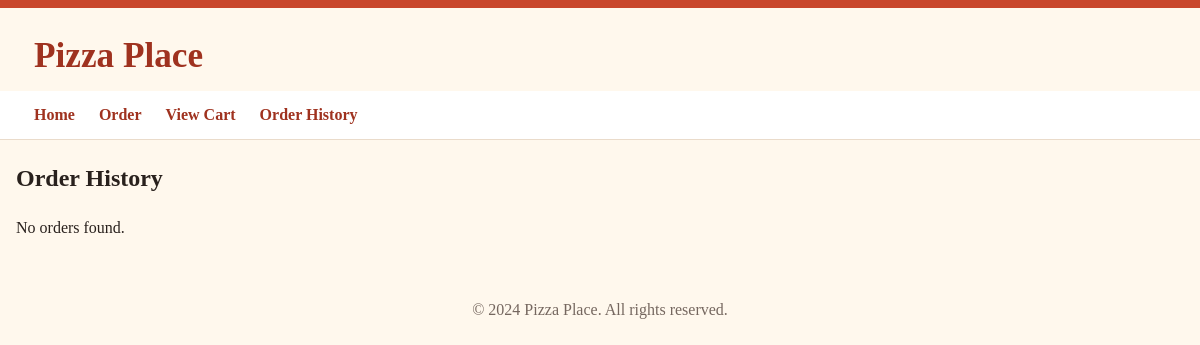
The page /orders on the database as committed earlier.
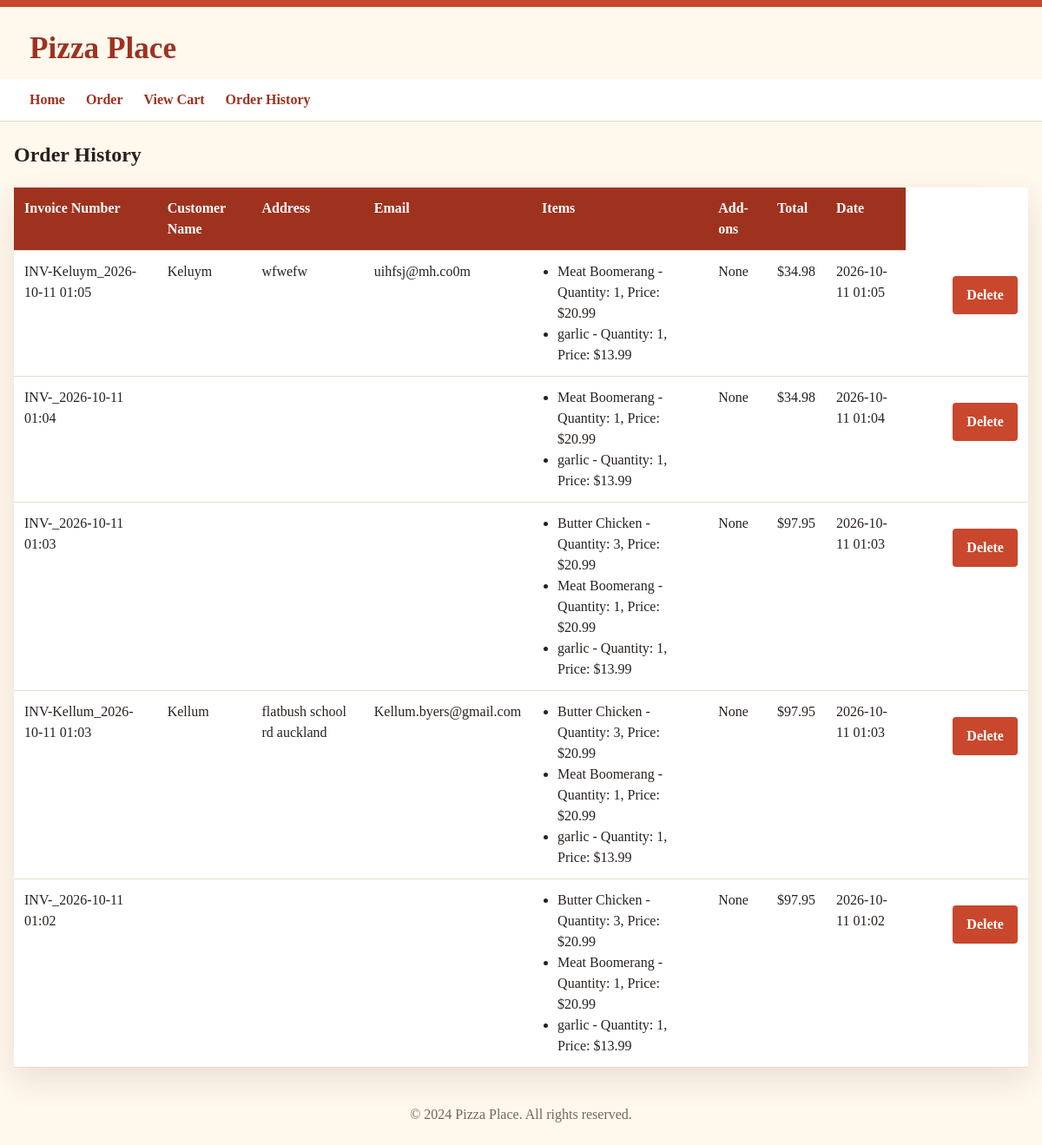
The same page on the database as committed later.
### tables this page shows
CREATE TABLE pizza_orders (
                id INTEGER PRIMARY KEY AUTOINCREMENT,
                invoice_number TEXT NOT NULL,
                customer_name TEXT NOT NULL,
                cart TEXT NOT NULL,
                total REAL NOT NULL,
                addons TEXT,
                order_date TIMESTAMP DEFAULT CURRENT_TIMESTAMP
            , email TEXT, address TEXT, card_name TEXT, card_number TEXT, card_expiry TEXT);

### app.py (the view)
@app.route('/orders')
def order_history():
    initialise_database()
    with sqlite3.connect('database.db') as conn:
        cursor = conn.cursor()
        cursor.execute('''
            SELECT id, invoice_number, customer_name, email, address, card_name, card_number, card_expiry,
                   cart, total, addons, order_date
            FROM pizza_orders
            ORDER BY id DESC
        ''')
        rows = cursor.fetchall()
        orders = []
        for row in rows:
            orders.append({
                'id': row[0],
                'invoice_number': row[1],
                'customer_name': row[2],
                'email': row[3],
                'address': row[4],
                'items': json.loads(row[8]),
                'total': row[9],
                'addons': json.loads(row[10] or '{}'),
                'date': row[11]
            })
    return render_template('order_history.html', orders=orders)

### Templates/order_history.html (shortened to what this page needs)
{% extends "base.html" %}
{% block content %}
    <h2>Order History</h2>
    {% if orders %}
        <table>
            <thead>
                <tr>
                    <th>Invoice Number</th>
                    <th>Customer Name</th>
                    <th>Address</th>
                    <th>Email</th>
                    <th>Items</th>
                    <th>Add-ons</th>
                    <th>Total</th>
                    <th>Date</th>
                </tr>
            </thead>
            <tbody>
                {% for order in orders %}
                    <tr>
                        <td>{{ order['invoice_number'] }}</td>
                        <td>{{ order['customer_name'] }}</td>
                        <td>{{ order['address'] }}</td>
                        <td>{{ order['email'] }}</td>
                        <td>
                            <ul>
                                {% for item, details in order['items'].items() %}
                                    <li>{{ item }} - Quantity: {{ details['quantity'] }}, Price: ${{ "%.2f"|format(details['price']) }}</li>
                                {% else %}
                                    <li>No items</li>
                                {% endfor %}
                            </ul>
                        </td>
                        <td>
                            {% if order['addons'] %}
                                <ul>
                                    {% for addon, price in order['addons'].items() %}
                                        <li>{{ addon }} - ${{ "%.2f"|format(price) }}</li>
                                    {% endfor %}
                                </ul>
                            {% else %}
                                <span>None</span>
                            {% endif %}
                        </td>
                        <td>${{ "%.2f"|format(order['total']) }}</td>
                        <td>{{ order['date'] }}</td>
                    <td>
                    </td>
                    <td>
                        <form action="{{ url_for('cancel_saved_order', order_id=order['id']) }}" method="post" style="display:inline;">
                            <button type="submit" onclick="return confirm('Are you sure you want to cancel this order?');">Delete</button>
                        </form>
                    </td>
                 </tr>
                {% endfor %}
            </tbody>
        </table>
    {% else %}
        <p>No orders found.</p>
    {% endif %}
{% endblock %}

### Templates/base.html (shortened to what this page needs)
<!DOCTYPE html>
<html lang="en">
<head>
    <link rel="stylesheet" href="{{ url_for('static', filename='style.css') }}">
</head>
<body>
    <h1>Pizza Place</h1>
    <nav>
        <ul>
            <li><a href="{{ url_for('home') }}">Home</a></li>
            <li><a href="{{ url_for('index') }}">Order</a></li>
            <li><a href="{{ url_for('view_cart') }}">View Cart</a></li>
            <li><a href="{{ url_for('order_history') }}">Order History</a></li>
        </ul>
    </nav>
    <header>
        <main>
             {% block content %} {% endblock %}
        </main>
    </header>
    <footer>
        <p>&copy; 2024 Pizza Place. All rights reserved.</p>
    </footer>
</body>
</html>

### Static/style.css (style rules this page uses)
:root { --ink: #29211d; --muted: #75675f; --cream: #fff8ed; --paper: #ffffff; --tomato: #c9472c; --tomato-dark: #9f321f; --gold: #e7a52b; --line: #eadbca; --shadow: 0 14px 35px rgba(79, 46, 25, 0.12); }
* { box-sizing: border-box; }
body { margin: 0; color: var(--ink); background: var(--cream); font-family: Georgia, 'Times New Roman', serif; line-height: 1.5; }
body::before { display: block; height: 8px; background: var(--tomato); content: ''; }
body > h1 { max-width: 1180px; margin: 22px auto 8px; padding: 0 24px; color: var(--tomato-dark); font-size: clamp(1.5rem, 4vw, 2.2rem); }
nav { border-bottom: 1px solid var(--line); background: var(--paper); }
nav ul { display: flex; gap: 24px; max-width: 1180px; margin: 0 auto; padding: 12px 24px; list-style: none; }
a { color: var(--tomato-dark); font-weight: bold; }
nav a { text-decoration: none; }
main { width: min(1180px, calc(100% - 32px)); margin: 0 auto; }
label, select, input, button { display: block; width: 100%; }
button { min-height: 44px; margin-top: 18px; padding: 10px 16px; border: 0; border-radius: 4px; color: white; background: var(--tomato); cursor: pointer; font: bold 1rem Georgia, 'Times New Roman', serif; }
table { width: 100%; border-collapse: collapse; background: var(--paper); box-shadow: var(--shadow); }
th, td { padding: 12px; border-bottom: 1px solid var(--line); text-align: left; vertical-align: top; }
th { color: white; background: var(--tomato-dark); }
td ul { margin: 0; padding-left: 18px; }
footer { padding: 26px 16px; color: var(--muted); text-align: center; }

Rows that differ between the two databases and show on the page:
added pizza_orders: invoice_number "INV-Keluym_2026-10-11 01:05", customer_name "Keluym", address "wfwefw", email "uihfsj@mh.co0m", items "Meat Boomerang" "garlic", quantity "1" "1", price "20.99" "13.99", total "34.98", date "2026-10-11 01:05"
added pizza_orders: invoice_number "INV-_2026-10-11 01:04", items "Meat Boomerang" "garlic", quantity "1" "1", price "20.99" "13.99", total "34.98", date "2026-10-11 01:04"
added pizza_orders: invoice_number "INV-_2026-10-11 01:03", items "Butter Chicken" "Meat Boomerang" "garlic", quantity "3" "1" "1", price "20.99" "20.99" "13.99", total "97.95", date "2026-10-11 01:03"
added pizza_orders: invoice_number "INV-Kellum_2026-10-11 01:03", customer_name "Kellum", address "flatbush school rd auckland", email "Kellum.byers@gmail.com", items "Butter Chicken" "Meat Boomerang" "garlic", quantity "3" "1" "1", price "20.99" "20.99" "13.99", total "97.95", date "2026-10-11 01:03"
added pizza_orders: invoice_number "INV-_2026-10-11 01:02", items "Butter Chicken" "Meat Boomerang" "garlic", quantity "3" "1" "1", price "20.99" "20.99" "13.99", total "97.95", date "2026-10-11 01:02"
Other text that changed with them:
text no longer shown: "No orders found."
text now shown: "Invoice Number Customer Name Address Email Items Add-ons Total Date"
